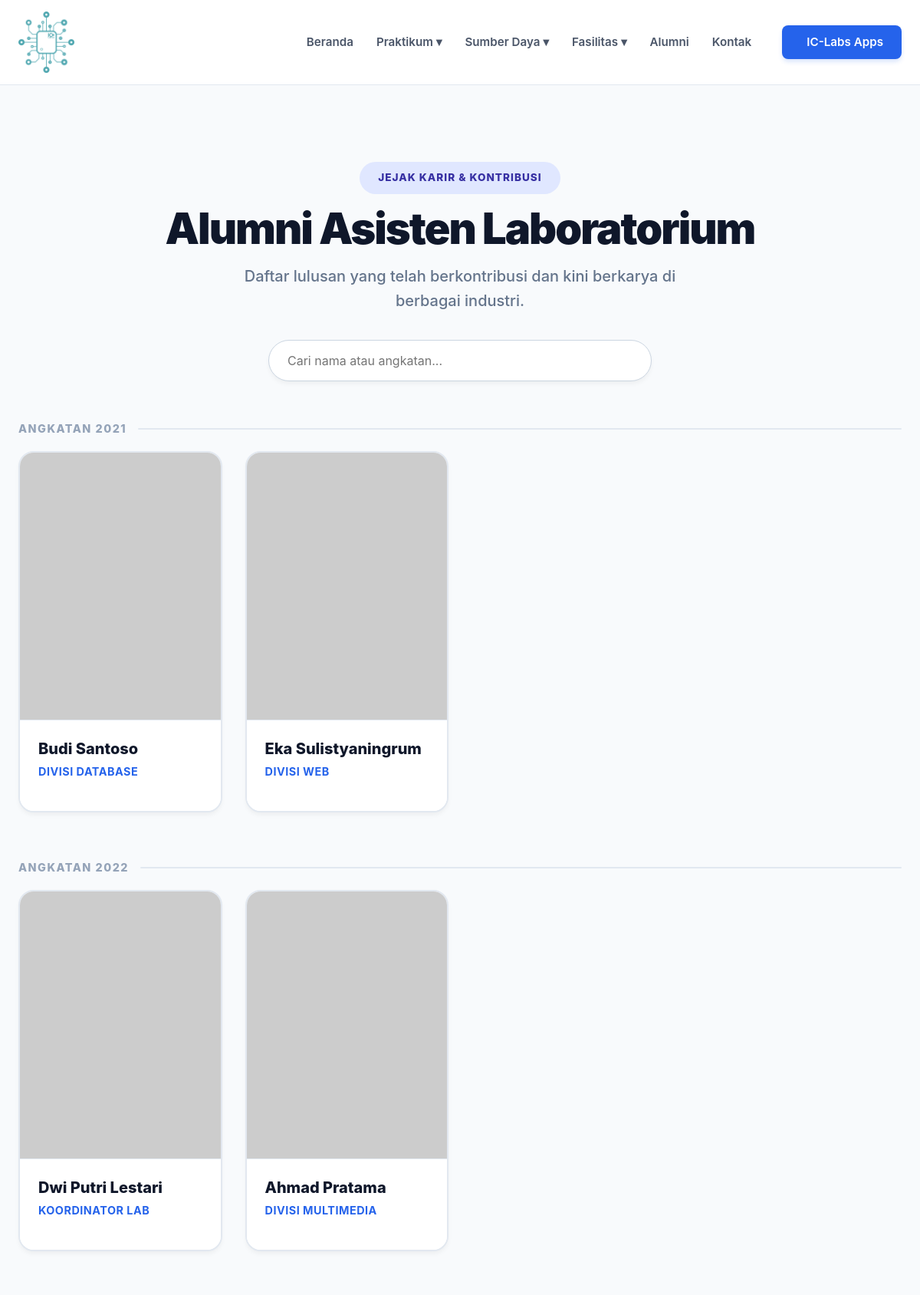
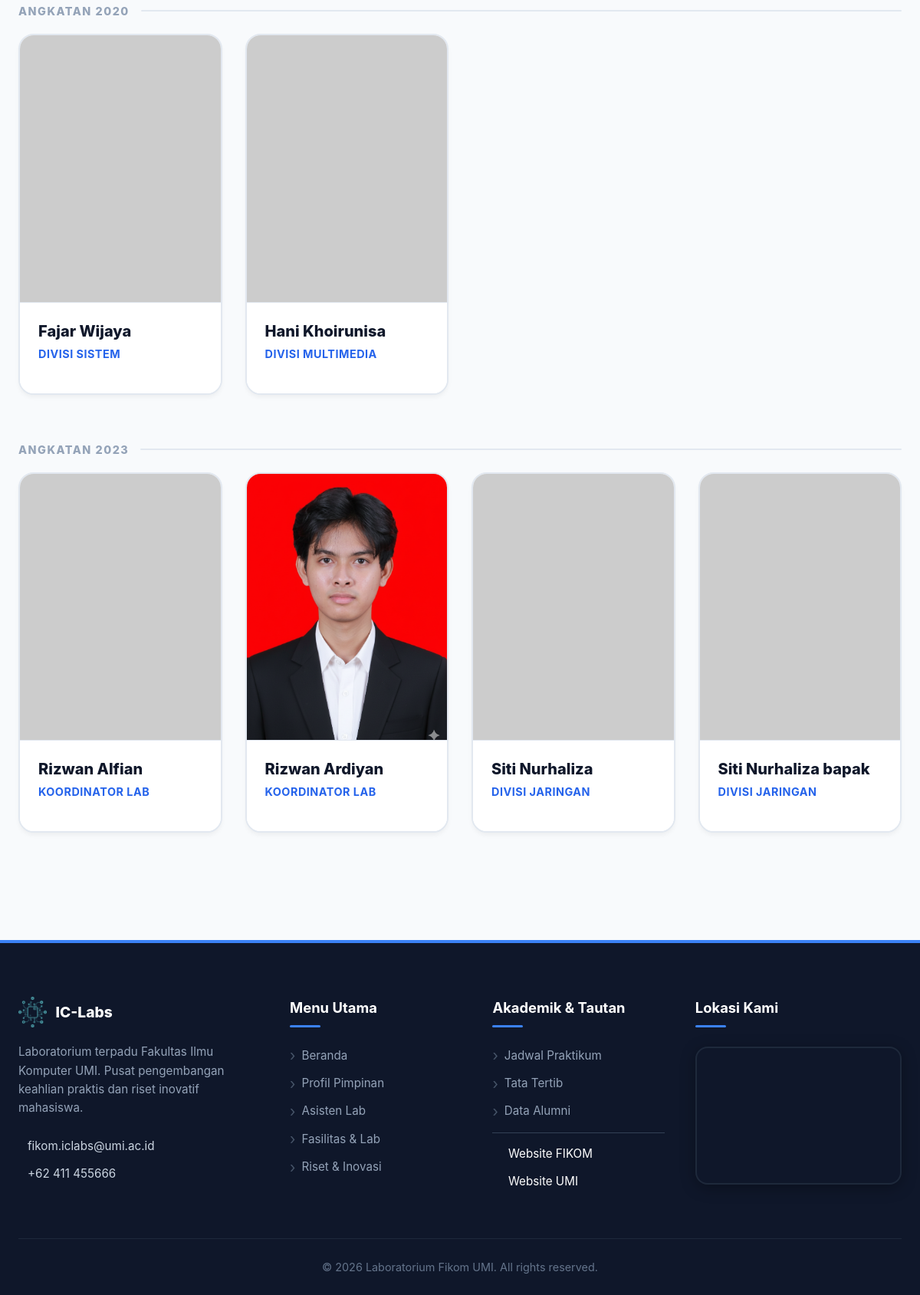
Page /public/alumni on the committed database (2 pictures, top to bottom).
### tables this page shows
CREATE TABLE `alumni` (
  `id` int(11) NOT NULL,
  `nama` varchar(150) NOT NULL,
  `angkatan` year(4) NOT NULL,
  `divisi` varchar(100) DEFAULT NULL,
  `mata_kuliah` text DEFAULT NULL,
  `foto` varchar(255) DEFAULT NULL,
  `kesan_pesan` text DEFAULT NULL,
  `keahlian` text DEFAULT NULL,
  `email` varchar(100) DEFAULT NULL,
  `created_at` datetime DEFAULT current_timestamp(),
  `updated_at` datetime DEFAULT current_timestamp() ON UPDATE current_timestamp(),
  `urutanTampilan` int(11) DEFAULT 0
);

### app/controllers/AlumniController.php (called while the page is built, shortened)
<?php
require_once ROOT_PROJECT . '/app/models/AlumniModel.php';
class AlumniController extends Controller {
    private $model;
    public function __construct() {
        $this->model = new AlumniModel();
    }
    public function index($params = []) {
        $data = $this->model->getAll();
        $this->view('alumni/alumni', ['alumni' => $data]);
    }
}

### app/models/Model.php (called while the page is built, shortened)
<?php
require_once __DIR__ . '/../config/Database.php';
class Model {
    public function __construct() {
        $database = new Database();
        $this->db = $database->connect();
    }
}
?>

### app/config/Database.php (called while the page is built, shortened)
<?php
class Database {
    private $host = DB_HOST;
    private $user = DB_USER;
    private $pass = DB_PASS;
    private $dbname = DB_NAME;
    public function connect()
    {
        $this->mysqli = new mysqli(
            $this->host,
            $this->user,
            $this->pass,
            $this->dbname
        );
        return $this->mysqli;
    }
}
?>

### app/models/AlumniModel.php (called while the page is built)
<?php
require_once __DIR__ . '/Model.php';
class AlumniModel extends Model {
    protected $table = 'alumni';
    public function getAll() {
        $query = "SELECT * FROM " . $this->table . " ORDER BY urutanTampilan ASC, nama ASC";
        $result = $this->db->query($query);
        return $result->fetch_all(MYSQLI_ASSOC);
    }
}
?>

### app/views/alumni/alumni.php (the view, shortened to what this page needs)
<?php
$alumni_by_year = [];
$all_alumni = $alumni ?? [];
if (!empty($all_alumni) && is_array($all_alumni)) {
    foreach ($all_alumni as $row) {
        $year = $row['angkatan'] ?? 'Unknown';
        $alumni_by_year[$year][] = $row;
    }
}
?>
<section class="alumni-section fade-up">
    <div class="container">
        <header class="page-header">
            <span class="header-badge">Jejak Karir & Kontribusi</span>
            <h1>Alumni Asisten Laboratorium</h1>
            <p>Daftar lulusan yang telah berkontribusi dan kini berkarya di berbagai industri.</p>
            <div class="search-container">
                <input type="text" id="searchAlumni" placeholder="Cari nama atau angkatan..." class="search-input">
            </div>
        </header>
        <?php if (!empty($alumni_by_year)) : ?>
            <?php foreach ($alumni_by_year as $year => $alumni_list) : ?>
                <div class="alumni-group">
                    <div class="section-label" style="margin-top:50px; margin-bottom:18px;">
                        <span>Angkatan <?= htmlspecialchars($year) ?></span>
                    </div>
                    <div class="staff-grid">
                        <?php foreach ($alumni_list as $row) : ?>
                            <?php
                                $fotoName = $row['foto'] ?? '';
                                $namaEnc = urlencode($row['nama']);
                                $imgUrl = "https://ui-avatars.com/api/?name={$namaEnc}&background=f1f5f9&color=475569&size=256&bold=true";
                                if (!empty($fotoName)) {
                                    if (strpos($fotoName, 'ui-avatars.com') !== false) {
                                    } elseif (strpos($fotoName, 'http') !== false) {
                                        $imgUrl = $fotoName;
                                    } else {
                                        $path1 = ROOT_PROJECT . '/public/images/alumni/' . $fotoName;
                                        $path2 = ROOT_PROJECT . '/public/assets/uploads/' . $fotoName;
                                        if (file_exists($path2)) {
                                            $imgUrl = ASSETS_URL . '/assets/uploads/' . $fotoName;
                                        } elseif (file_exists($path1)) {
                                            $imgUrl = ASSETS_URL . '/images/alumni/' . $fotoName;
                                        }
                                    }
                                }
                                $divisi = $row['divisi'] ?? 'Asisten Lab';
                            ?>
                            <a href="index.php?page=detail_alumni&id=<?= $row['id'] ?>" class="card-link">
                                <div class="staff-card">
                                    <div class="staff-photo-box">
                                        <img src="<?= $imgUrl ?>" alt="<?= htmlspecialchars($row['nama']) ?>" loading="lazy">
                                    </div>
                                    <div class="staff-content">
                                        <div class="staff-name"><?= htmlspecialchars($row['nama']) ?></div>
                                        <span class="staff-role"><?= htmlspecialchars($divisi) ?></span>
                                    </div>
                                </div>
                            </a>
                        <?php endforeach; ?>
                    </div>
                </div>
            <?php endforeach; ?>
        <?php endif; ?>
    </div>
</section>

### rows in the picture
alumni: nama "Budi Santoso", divisi "DIVISI DATABASE"
alumni: nama "Eka Sulistyaningrum", divisi "DIVISI WEB"
alumni: nama "Dwi Putri Lestari", divisi "KOORDINATOR LAB"
alumni: nama "Ahmad Pratama", divisi "DIVISI MULTIMEDIA"
alumni: nama "Fajar Wijaya", divisi "DIVISI SISTEM"
alumni: nama "Hani Khoirunisa", divisi "DIVISI MULTIMEDIA"
alumni: nama "Rizwan Alfian", divisi "KOORDINATOR LAB"
alumni: foto (picture), nama "Rizwan Ardiyan", divisi "KOORDINATOR LAB"
alumni: nama "Siti Nurhaliza", divisi "DIVISI JARINGAN"
alumni: nama "Siti Nurhaliza bapak", divisi "DIVISI JARINGAN"

### other values in the picture
$year "2021"
$year "2022"
$year "2020"
$year "2023"
